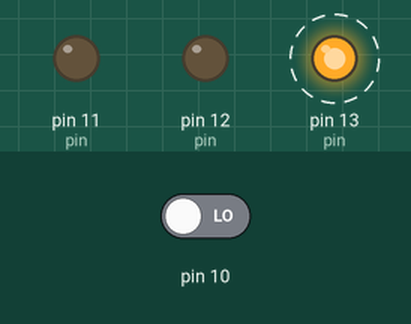
Recording of a sketch running on a simulated Arduino Uno, built with avr-gcc and run on an emulated ATmega328P. Shown: output pins drawn as LEDs (lit = HIGH). Dashed ring = blinking. The test bench sets the inputs (shaded band); at power-on: pin 10 LOW.

Above: at 0.2 s.
Timing chart, 0 to 3.0 s (numbered marks = the images above):
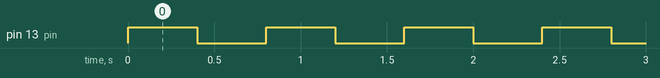

Measured:
- by itself, pin 13 (pin): alternates HIGH for 0.40 s and LOW for 0.40 s

The sketch:

Ejemplo5.ino
```cpp
int led = 0;
int pin = 13;
int sentido = 1;
int rebote = 0;
void setup() {
  pinMode(13,OUTPUT);
  pinMode(12,OUTPUT);
  pinMode(11,OUTPUT);
  pinMode(10,INPUT);
}

void loop() {
  int lectura = digitalRead(10);
  if (lectura == 1 && rebote==0){
    rebote=1;
    led++;
    if (led>3){
      led==0;
    }
  }
  if (lectura == 0 && rebote ==1){
    rebote=0;
  }


  if (led == 1){
    pin = 13;
  }

  if (led==2){
    pin = 12;
  }

  if (led==3){
    pin = 11;
  }

  digitalWrite(pin,HIGH);
  delay(400);
  digitalWrite(pin,LOW);
  delay(400);
}
```
